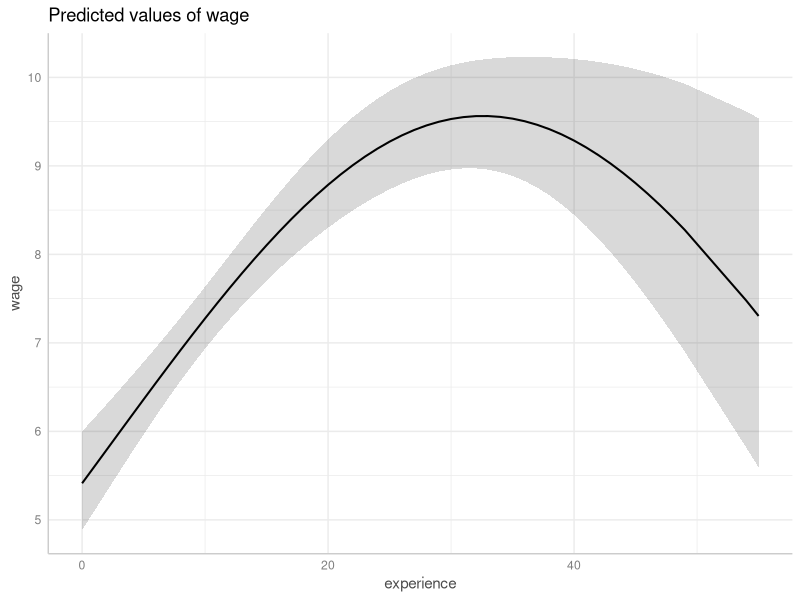
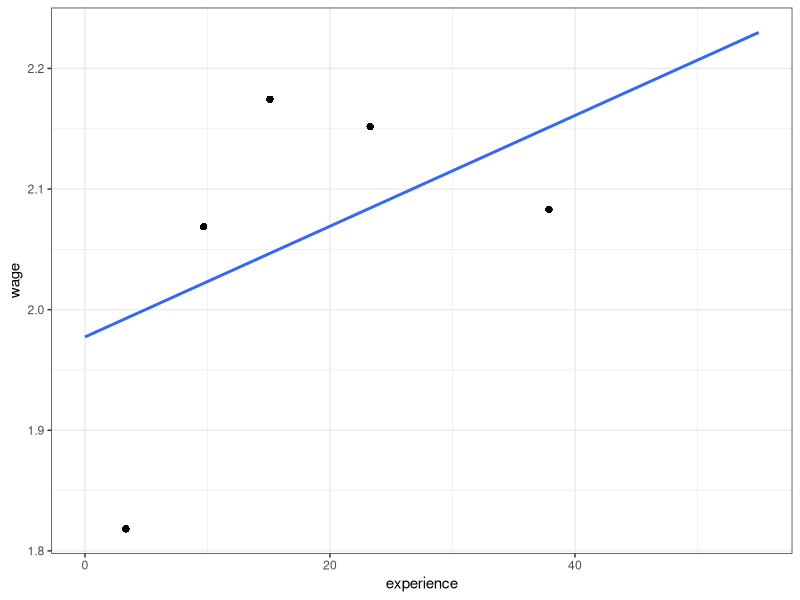
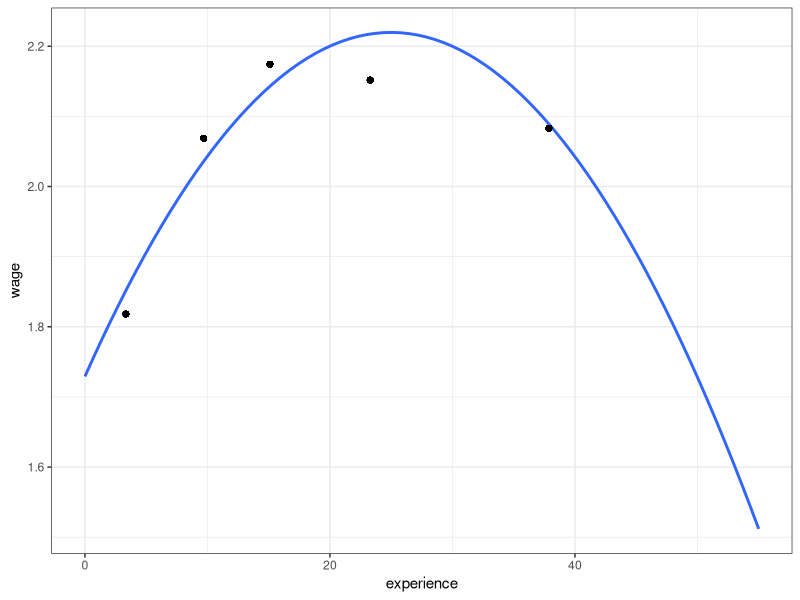

Reproduce these figures in R, in order.
## ---- chunk 1
library(tidyverse)
library(lmtest)
library(sandwich)

Data = read_csv("CPS1985.csv")

Fit = lm(log(wage) ~ poly(experience,2) + education,
         Data)

coefci(Fit, vcov = vcovHC, type = "HC3")
## ---- chunk 2
library(ggeffects)

Pred = predict_response(
  Fit,
  "experience",
  vcov_fun = "vcovHC", 
  vcov_type = "HC3")

plot(Pred)
## ---- chunk 3
Fig = Data |> 
  mutate(
    BinExp = ntile(experience,5),
    wage = log(wage)) |> 
  mutate(
    AveWage = mean(wage),
    AveExp = mean(experience),
    .by = c(BinExp)
  ) |> 
  ggplot(
    aes(
      x = experience,
      y = wage
    )
  ) +
  theme_bw() +
  geom_smooth(
    method = "lm",
    se = FALSE
  ) +
  geom_point(
    aes(
      x = AveExp,
      y = AveWage
    )
  )
## ---- chunk 4
Fig
## ---- chunk 5
Fig = Data |> 
  mutate(
    BinExp = ntile(experience,5),
    wage = log(wage)) |> 
  mutate(
    AveWage = mean(wage),
    AveExp = mean(experience),
    .by = c(BinExp)
  ) |> 
  ggplot(
    aes(
      x = experience,
      y = wage
    )
  ) +
  theme_bw() +
  geom_smooth(
    method = "lm",
    se = FALSE,
    formula = y ~ poly(x,2)
  ) +
  geom_point(
    aes(
      x = AveExp,
      y = AveWage
    )
  )
## ---- chunk 6
Fig
